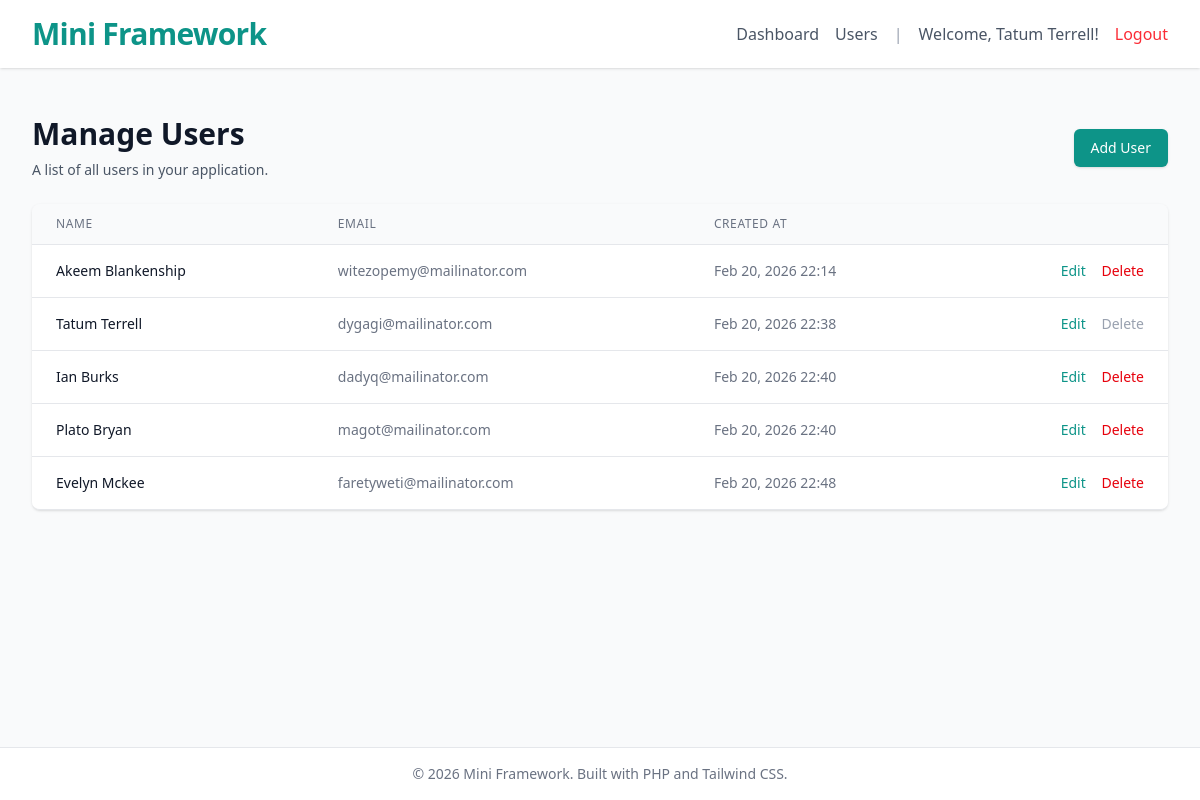
Screenshot of /users (signed in) with the database file from the repository.
### tables this page shows
CREATE TABLE users (
        id INTEGER PRIMARY KEY AUTOINCREMENT,
        name TEXT NOT NULL,
        email TEXT UNIQUE NOT NULL,
        password TEXT NOT NULL,
        created_at DATETIME DEFAULT CURRENT_TIMESTAMP,
        updated_at DATETIME DEFAULT CURRENT_TIMESTAMP
    );

### app/Controllers/UserController.php (called while the page is built, shortened)
<?php
class UserController extends Controller
{
    private User $userModel;
    public function __construct()
    {
        $this->userModel = new User();
    }
    public function index()
    {
        $users = $this->userModel->all();
        $this->view('users/index', [
            'title' => 'Manage Users',
            'users' => $users
        ]);
    }
}

### public/index.php (called while the page is built, shortened)
<?php
$router = new Router();
$uri = parse_url($_SERVER['REQUEST_URI'])['path'];
$method = $_SERVER['REQUEST_METHOD'];
$router->dispatch($uri, $method);

### config/database.php (called while the page is built, shortened)
<?php
return [
    'connection' => 'sqlite',
    'host' => '127.0.0.1',
    'port' => '3306',
    'database' => __DIR__ . '/../database/database.sqlite',
    'username' => 'root',
    'password' => '',
    'options' => [
        PDO::ATTR_ERRMODE => PDO::ERRMODE_EXCEPTION,
        PDO::ATTR_DEFAULT_FETCH_MODE => PDO::FETCH_ASSOC,
        PDO::ATTR_EMULATE_PREPARES => false,
    ]
];

### app/Core/Database.php (called while the page is built, shortened)
<?php
class Database
{
    private static ?PDO $connection = null;
    public static function connect(): PDO
    {
        if (self::$connection === null) {
            $config = require __DIR__ . '/../../config/database.php';
            try {
                $dsn = $config['connection'] === 'sqlite'
                    ? "sqlite:{$config['database']}"
                    : "{$config['connection']}:host={$config['host']};port={$config['port']};dbname={$config['database']}";
                self::$connection = new PDO($dsn, $config['username'], $config['password'], $config['options']);
            } catch (PDOException $e) {
                die("Could not connect to the database. Please check your configuration. Error: " . $e->getMessage());
            }
        }
        return self::$connection;
    }
}

### app/Core/Model.php (called while the page is built, shortened)
<?php
abstract class Model
{
    protected ?PDO $db;
    protected string $table;
    public function __construct()
    {
        $this->db = Database::connect();
    }
    public function all(): array
    {
        $stmt = $this->db->prepare("SELECT * FROM {$this->table}");
        $stmt->execute();
        return $stmt->fetchAll(PDO::FETCH_ASSOC);
    }
}

### views/users/index.php (the view, shortened to what this page needs)
<div class="py-6 sm:px-0">
    <div class="mb-6 flex justify-between items-center">
        <div>
            <h2 class="text-3xl font-extrabold text-gray-900">Manage Users</h2>
            <p class="mt-2 text-sm text-gray-600">A list of all users in your application.</p>
        </div>
        <a href="/users/create" class="inline-flex items-center justify-center px-4 py-2 border border-transparent text-sm font-medium rounded-md shadow-sm text-white bg-primary hover:bg-secondary active:scale-95 transition-all focus:outline-none focus:ring-2 focus:ring-offset-2 focus:ring-primary">
            Add User
        </a>
    </div>
    <div class="flex flex-col">
        <div class="-my-2 overflow-x-auto sm:-mx-6 lg:-mx-8">
            <div class="py-2 align-middle inline-block min-w-full sm:px-6 lg:px-8">
                <div class="shadow overflow-hidden border-b border-gray-200 sm:rounded-lg">
                    <table class="min-w-full divide-y divide-gray-200">
                        <thead class="bg-gray-50">
                            <tr>
                                <th scope="col" class="px-6 py-3 text-left text-xs font-medium text-gray-500 uppercase tracking-wider">
                                    Name
                                </th>
                                <th scope="col" class="px-6 py-3 text-left text-xs font-medium text-gray-500 uppercase tracking-wider">
                                    Email
                                </th>
                                <th scope="col" class="px-6 py-3 text-left text-xs font-medium text-gray-500 uppercase tracking-wider">
                                    Created At
                                </th>
                                <th scope="col" class="relative px-6 py-3">
                                </th>
                            </tr>
                        </thead>
                        <tbody class="bg-white divide-y divide-gray-200">
                            <?php foreach ($users as $user): ?>
                                <tr>
                                    <td class="px-6 py-4 whitespace-nowrap text-sm font-medium text-gray-900">
                                        <?= htmlspecialchars($user['name']) ?>
                                    </td>
                                    <td class="px-6 py-4 whitespace-nowrap text-sm text-gray-500">
                                        <?= htmlspecialchars($user['email']) ?>
                                    </td>
                                    <td class="px-6 py-4 whitespace-nowrap text-sm text-gray-500">
                                        <?= htmlspecialchars(date('M j, Y H:i', strtotime($user['created_at']))) ?>
                                    </td>
                                    <td class="px-6 py-4 whitespace-nowrap text-right text-sm font-medium">
                                        <a href="/users/<?= $user['id'] ?>/edit" class="text-primary hover:text-secondary mr-3 text-medium">Edit</a>
                                        <?php if ($user['id'] !== $_SESSION['user_id']): ?>
                                            <form action="/users/<?= $user['id'] ?>/delete" method="POST" class="inline" onsubmit="confirmDeletion(event, this)">
                                                <button type="submit" class="text-red-600 hover:text-red-900 font-medium">Delete</button>
                                            </form>
                                        <?php else: ?>
                                            <span class="text-gray-400 cursor-not-allowed">Delete</span>
                                        <?php endif; ?>
                                    </td>
                                </tr>
                            <?php endforeach; ?>
                        </tbody>
                    </table>
                </div>
            </div>
        </div>
    </div>
</div>
<?php
require __DIR__ . '/../../views/layout.php';
?>

### app/Core/Router.php (shortened to what this page needs)
<?php
class Router
{
    private array $routes = [];
    private function addRoute(string $method, string $uri, array|callable $action): void
    {
        $this->routes[] = compact('method', 'uri', 'action');
    }
    public function dispatch(string $uri, string $requestMethod): mixed
    {
        foreach ($this->routes as $route) {
            $pattern = "#^" . $route['uri'] . "$#";
            if ($route['method'] === $requestMethod && preg_match($pattern, $uri, $matches)) {
                array_shift($matches);
                $action = $route['action'];
                if (is_array($action)) {
                    [$class, $method] = $action;
                    if (class_exists($class)) {
                        $controller = new $class();
                        if (method_exists($controller, $method)) {
                            return call_user_func_array([$controller, $method], $matches);
                        }
                    }
                }
            }
        }
        return $this->abort();
    }
}

### rows the page displays
users: name "Akeem Blankenship", email "witezopemy@mailinator.com", created_at "Feb 20, 2026 22:14"
users: name "Tatum Terrell", email "dygagi@mailinator.com", created_at "Feb 20, 2026 22:38", shows "Delete"
users: name "Ian Burks", email "dadyq@mailinator.com", created_at "Feb 20, 2026 22:40"
users: name "Plato Bryan", email "magot@mailinator.com", created_at "Feb 20, 2026 22:40"
users: name "Evelyn Mckee", email "faretyweti@mailinator.com", created_at "Feb 20, 2026 22:48"
